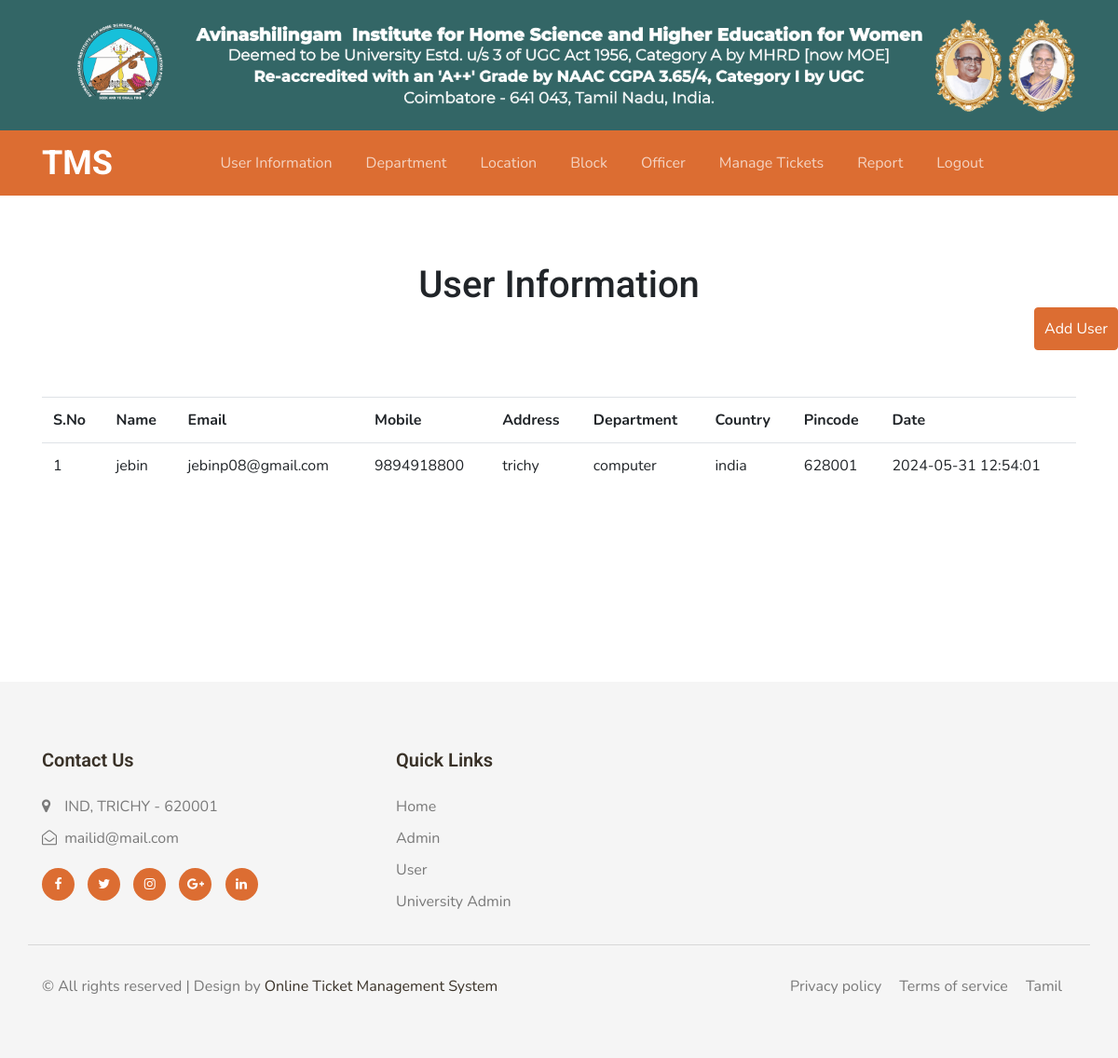
The app's page /admin.php with its own data.
### tables this page shows
CREATE TABLE `users` (
  `id` int(11) NOT NULL auto_increment,
  `fullName` varchar(255) default NULL,
  `userEmail` varchar(255) default NULL,
  `password` varchar(255) default NULL,
  `contactNo` bigint(20) default NULL,
  `address` tinytext,
  `department` varchar(255) default NULL,
  `country` varchar(255) default NULL,
  `pincode` int(6) default NULL,
  `userImage` varchar(255) default NULL,
  `regDate` varchar(100) default NULL,
  `updationDate` timestamp NULL default CURRENT_TIMESTAMP on update CURRENT_TIMESTAMP,
  `status` int(1) default NULL,
  PRIMARY KEY  (`id`)
);

### admin.php (the view, shortened to what this page needs)
<?php
include("dbconnect.php");
?>
<!DOCTYPE html>
<html lang="en">
<head>
  <title><?php include ("title.php");?></title>
  <link rel="stylesheet" href="assets/css/style.css">
</head>
<body>
<?php include("adminlink.php");?>
<br><br><br><center>
    <h1>User Information</h1> <a class="btn btn-primary" href="adduser.php" style="float:right;padding:10px">Add User</a><br><br><br><br>
    <div class="container">
            <div class="row">
			<div class="table-responsive">
				<center>
               <form id="form1" class="" name="form1" method="post" action="">
			   <div class="col-xs-1 col-lg-12">
                <table class="table table-stripped" align="center">
                    <tr>
                        <th scope="col-xs-1">S.No</th>
                        <th scope="col-xs-1">Name</th>
                        <th scope="col-xs-1">Email</th>
                        <th scope="col-xs-1">Mobile</th>
						<th scope="col-xs-1">Address</th>
                        <th scope="col-xs-1">Department</th>
                        <th scope="col-xs-1">Country</th>
                        <th scope="col-xs-1">Pincode</th>
						<th scope="col-xs-1">Date</th>
                    </tr>
                    <?php
  $i=0;
			$qs=mysqli_query($connect,"select * from users");
			while($rs=mysqli_fetch_array($qs))
			{
			$i++;
			?>
            <tr>
                <td><?php echo $i; ?></td>
                <td><?php echo $rs['fullName']; ?></td>
                <td><?php echo $rs['userEmail']; ?></td>
				<td><?php echo $rs['contactNo']; ?></td>
                <td><?php echo $rs['address']; ?></td>
				<td><?php echo $rs['department']; ?></td>
				<td><?php echo $rs['country']; ?></td>
				<td><?php echo $rs['pincode']; ?></td>
				<td><?php echo $rs['regDate']; ?></td>
            </tr>
            <?php
			}
			?>
                </table>
				</div>
               </form>
			   </center>
		</div>
		</div>
            </div>
</center><br><br><br><br><br><br><br><br>
<?php include("footer.php");?>
</body>
</html>

### adminlink.php (shortened to what this page needs)
<div class="image-container">
  <a href="">
  <img src="assets/images/icon.png" alt="college-logo" class="full-width-image">
  </a>
  </div>
<section class="w3l-bootstrap-header">
  <nav class="navbar navbar-expand-lg navbar-light bg-primary py-lg-2 py-2 px-sm-0 px-2">
    <div class="container">
    <a class="navbar-brand" href="index.php">
        <span class=""><?php include ("title.php");?></span>
      </a>
      <div class="collapse navbar-collapse" id="navbarSupportedContent">
        <ul class="navbar-nav mx-auto">
          <li class="nav-item">
            <a class="nav-link" href="admin.php">User Information</a>
          </li>
          <li class="nav-item">
            <a class="nav-link" href="adddept.php">Department</a>
          </li>
          <li class="nav-item">
            <a class="nav-link" href="addlocation.php">Location</a>
          </li>
          <li class="nav-item">
            <a class="nav-link" href="addblock.php">Block</a>
          </li>
          <li class="nav-item">
            <a class="nav-link" href="officersdet.php">Officer</a>
          </li>
          <li class="nav-item">
            <a class="nav-link" href="manage.php">Manage Tickets</a>
          </li>
          <li class="nav-item">
            <a class="nav-link" href="report.php">Report</a>
          </li>
          <li class="nav-item">
            <a class="nav-link" href="logout.php">Logout</a>
          </li>
        </ul>
      </div>
    </div>
  </nav>
</section>

### title.php
<?php
echo "TMS";
?>

### footer.php (shortened to what this page needs)
<section class="w3l-footer-29-main" id="footer">
    <div class="footer-29 py-5">
        <div class="container pb-lg-3">
            <div class="row footer-top-29">
                <div class="col-lg-4 col-md-6 footer-list-29 footer-1 mt-md-4">
                    <h6 class="footer-title-29">Contact Us</h6>
                    <ul>
                        <li>
                            <p><span class="fa fa-map-marker"></span> IND,
                                TRICHY - 620001</p>
                        </li>
                        <li><a href="mailto:mailid@mail.com" class="mail"><span class="fa fa-envelope-open-o"></span>
                                mailid@mail.com</a></li>
                    </ul>
                    <div class="main-social-footer-29">
                        <a href="#facebook" class="facebook bg-primary"><span class="fa fa-facebook"></span></a>
                        <a href="#twitter" class="twitter bg-primary"><span class="fa fa-twitter"></span></a>
                        <a href="#instagram" class="instagram bg-primary"><span class="fa fa-instagram"></span></a>
                        <a href="#google-plus" class="google-plus bg-primary"><span
                                class="fa fa-google-plus"></span></a>
                        <a href="#linkedin" class="linkedin bg-primary"><span class="fa fa-linkedin"></span></a>
                    </div>
                </div>
                <div class="col-lg-2 col-md-6 footer-list-29 footer-4 mt-4">
                    <ul>
                        <h6 class="footer-title-29">Quick Links</h6>
                        <li><a href="index.php">Home</a></li>
                        <li><a href="officerlogin.php">Admin</a></li>
                        <li><a href="login.php">User</a></li>
                        <li><a href="adminlogin.php">University Admin</a></li>
                    </ul>
                </div>
            </div>
            <div class="row bottom-copies">
                <p class="copy-footer-29 col-lg-8">© All rights reserved | Design by <a
                    href="index.php">Online Ticket Management System</a></p>
                <ul class="list-btm-29 col-lg-4">
                    <li><a href="#link">Privacy policy</a></li>
                    <li><a href="#link">Terms of service</a></li>
                    <li><select name="carlist" form="carform">
                            <option value="Language">Tamil</option>
                        </select>
                    </li>
                </ul>
            </div>
        </div>
    </div>
</section>

### adminlink.php (style rules this page uses)
.full-width-image { width: 100%; height: auto; }
.image-container { background-color: rgb(51,102,102); text-align: center; padding: 20px 0; }

### records on screen
users: fullName "jebin", userEmail "jebinp08@gmail.com", contactNo "9894918800", address "trichy", department "computer", country "india", pincode "628001", regDate "2024-05-31 12:54:01"
